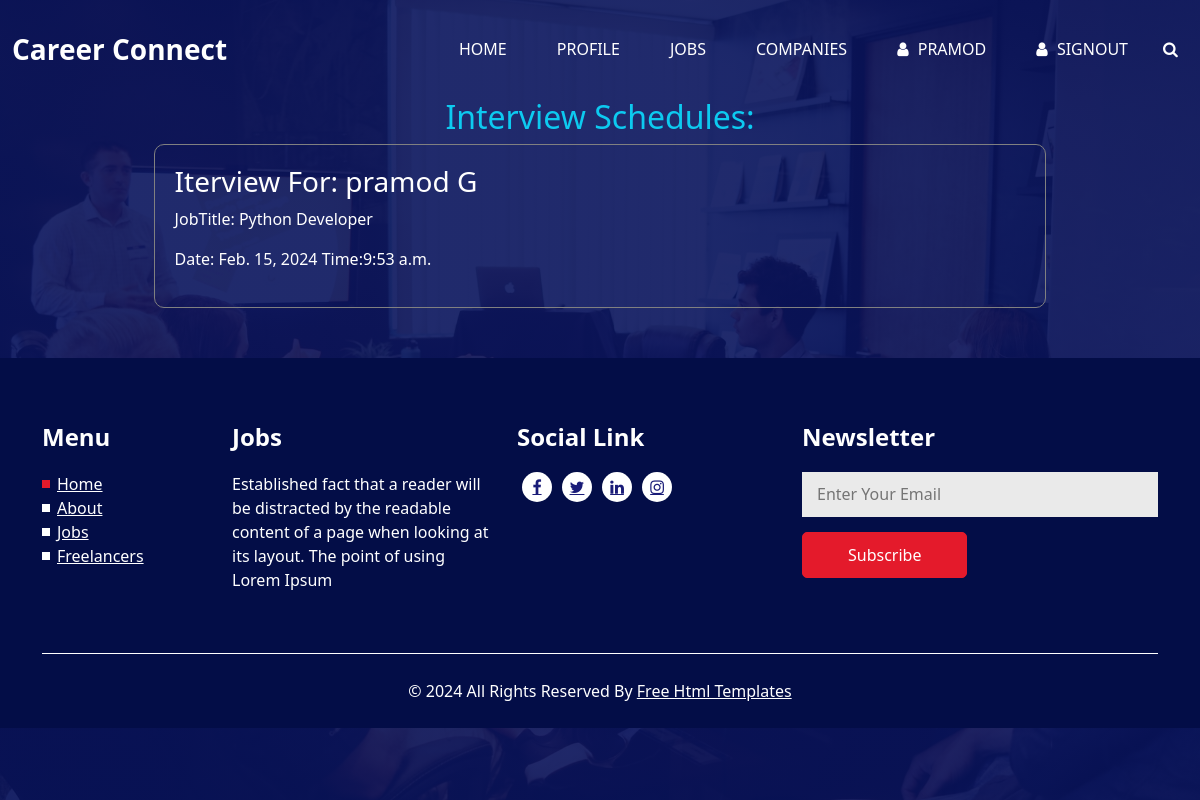
The app's page /career/interviewSchedulesUser (signed in) with its own data.
### careers/models.py (models this page shows, shortened)
class InterViewSchedule(models.Model):
    date = models.DateField(auto_now_add = False)
    time = models.TimeField(auto_now_add = False)
    applicant = models.ForeignKey(User,on_delete = models.CASCADE )
    job = models.ForeignKey(Joblist,on_delete = models.CASCADE)
    company =  models.ForeignKey(RecruiterData,on_delete = models.CASCADE)

class Joblist(models.Model):
    options = (("Software","Software"),("IT","IT"),("Technical","Technical"),("Accounts","Accounts"),("Mamagement","Management"),("HR","HR"),("Marketing","Marketing"),("Other","Other"))
    Job_title = models.CharField(max_length = 255)
    job_category = models.CharField(max_length = 255,choices = options,null = True,blank = True)
    job_description = models.CharField(max_length = 255)
    Salary_start = models.IntegerField()
    Salary_end = models.IntegerField()
    Location = models.CharField(max_length = 255)
    mode_of_work = models.CharField(max_length = 255 , choices = (("Full time","Full time"),("Part Time","Part Time"),("Trainee","Trainee")))
    approval_status = models.BooleanField(default = False)
    recruiter = models.ForeignKey(User, on_delete = models.CASCADE, null=True, blank = True)
    company_profile = models.ForeignKey(RecruiterData, on_delete = models.CASCADE, null=True, blank = True)

### careers/views.py (the view)
# urls.py: path("interviewSchedulesUser",views.interviewSchedulesUser,name="interviewSchedulesUser"),
def interviewSchedulesUser(request):
    interview = InterViewSchedule.objects.filter(applicant = request.user)
    context = {
        "interview":interview
    }
    return render(request,"interviewschedulesuser.html",context)

### templates/interviewschedulesuser.html (shortened to what this page needs)
{% extends "homeindex.html" %}
{% block content %}
<link href="https://cdn.jsdelivr.net/npm/bootstrap@5.3.2/dist/css/bootstrap.min.css" rel="stylesheet">
<h2 class="text-center text-info">Interview Schedules: </h2>
<div class="container">
    {% for i in interview %}
    <div class="content">
        <h3>Iterview For:  {{i.applicant.first_name}} {{i.applicant.last_name}} </h3>
        <p>JobTitle: {{i.job.Job_title}}</p>
        <p>Date: {{i.date}} Time:{{i.time}}</p>
    </div>
    {% endfor  %}
</div>
 {% endblock %}

### templates/homeindex.html (shortened to what this page needs)
<!DOCTYPE html>
{% load static %}
<html>
<head>
  <link href="https://cdn.jsdelivr.net/npm/bootstrap@5.3.2/dist/css/bootstrap.min.css" rel="stylesheet">
  <link rel="stylesheet" type="text/css" href="{%static 'css/bootstrap.css' %}" />
  <link href="{%static 'css/font-awesome.min.css' %}" rel="stylesheet" />
  <link rel="stylesheet" href="https://cdnjs.cloudflare.com/ajax/libs/jquery-nice-select/1.1.0/css/nice-select.min.css" />
  <link href="{%static 'css/style.css' %}" rel="stylesheet" />
  <link href="{%static 'css/responsive.css' %}" rel="stylesheet" />
</head>
<body>
  <div class="hero_area">
    <header class="header_section">
      <div class="container-fluid">
        <nav class="navbar navbar-expand-lg custom_nav-container ">
          <a class="navbar-brand" href="index.html">
            <span>
              Career Connect
            </span>
          </a>
          <div class="collapse navbar-collapse" id="navbarSupportedContent">
            <ul class="navbar-nav  ml-auto">
              <li class="nav-item active">
                <a class="nav-link" href="{%url 'Index' %}">Home</a>
              </li>
              <li class="nav-item">
                <a class="nav-link" href="{%url 'StudentsProfile' %}"> Profile</a>
              </li>
              <li class="nav-item">
                <a class="nav-link" href="{%url 'Index' %}#jobs">Jobs</a>
              </li>
              <li class="nav-item">
                <a class="nav-link" href="{%url 'Index' %}#companies">Companies</a>
              </li>
              <li class="nav-item">
                <a class="nav-link" href="">
                  <i class="fa fa-user" aria-hidden="true"></i>
                  <span>
                    {{request.user.first_name}}
                  </span>
                </a>
              </li>
              <li class="nav-item">
                <a class="nav-link" href="{%url 'SignOut' %}">
                  <i class="fa fa-user" aria-hidden="true"></i>
                  <span>
                    Signout
                  </span>
                </a>
              </li>
              <form class="form-inline">
                <button class="btn   nav_search-btn" type="submit">
                  <i class="fa fa-search" aria-hidden="true"></i>
                </button>
              </form>
            </ul>
          </div>
        </nav>
      </div>
    </header>
    {% block content %}{% endblock  %}
  <section class="info_section ">
    <div class="container">
      <div class="row">
        <div class="col-md-2 info_links">
          <h4>
            Menu
          </h4>
          <ul>
            <li class="active">
              <a href="index.html">
                Home
              </a>
            </li>
            <li>
              <a href="about.html">
                About
              </a>
            </li>
            <li>
              <a class="" href="job.html">
                Jobs
              </a>
            </li>
            <li>
              <a class="" href="freelancer.html">
                Freelancers
              </a>
            </li>
          </ul>
        </div>
        <div class="col-md-3">
          <h4>
            Jobs
          </h4>
          <p>
            Established fact that a reader will be distracted by the readable content of a page when looking at its
            layout. The point of using Lorem Ipsum
          </p>
        </div>
        <div class="col-md-3">
          <div class="info_social">
            <h4>
              Social Link
            </h4>
            <div class="social_container">
              <div>
                <a href="">
                  <i class="fa fa-facebook" aria-hidden="true"></i>
                </a>
              </div>
              <div>
                <a href="">
                  <i class="fa fa-twitter" aria-hidden="true"></i>
                </a>
              </div>
              <div>
                <a href="">
                  <i class="fa fa-linkedin" aria-hidden="true"></i>
                </a>
              </div>
              <div>
                <a href="">
                  <i class="fa fa-instagram" aria-hidden="true"></i>
                </a>
              </div>
            </div>
          </div>
        </div>
        <div class="col-md-4">
          <div class="info_form">
            <h4>
              Newsletter
            </h4>
            <form action="">
              <input type="text" placeholder="Enter Your Email" />
              <button type="submit">
                Subscribe
              </button>
            </form>
          </div>
        </div>
      </div>
    </div>
  </section>
  <footer class="footer_section">
    <div class="container">
      <p>
        &copy; <span id="displayYear"></span> All Rights Reserved By
        <a href="https://html.design/">Free Html Templates</a>
      </p>
    </div>
  </footer>
</body>
</html>

### static/css/style.css (style rules this page uses)
body { font-family: 'Poppins', sans-serif; color: #0c0c0c; background-color: #ffffff; overflow-x: hidden; }
a, a:hover, a:focus { text-decoration: none; }
.btn, .btn:focus { outline: none !important; -webkit-box-shadow: none; box-shadow: none; }
.hero_area { position: relative; height: 100vh; display: -webkit-box; display: -moz-box; display: -ms-flexbox; display: flex; -webkit-box-orient: vertical; -webkit-box-direction: normal; -moz-box-orient: vertical; -moz-box-direction: normal; -ms-flex-direction: column; flex-direction: column; background-image: -webkit-gradient(linear, left top, right top, from(rgba(8, 19, 92, 0.9)), to(rgba(8, 19, 92, 0.9))), url(../images/slider-bg.jpg); background-image: -webkit-linear-gradient(left, rgba(8, 19, 92, 0.9), rgba(8, 19, 92, 0.9)), url(../images/slider-bg.jpg); background-image: -moz-linear-gradient(left, rgba(8, 19, 92, 0.9), rgba(8, 19, 92, 0.9)), url(../images/slider-bg.jpg); background-image: -o-linear-gradient(left, rgba(8, 19, 92, 0.9), rgba(8, 19, 92, 0.9)), url(../images/slider-bg.jpg); background-image: linear-gradient(to right, rgba(8, 19, 92, 0.9), rgba(8, 19, 92, 0.9)), url(../images/slider-bg.jpg); background-size: cover; }
.header_section { padding: 15px 0; }
.navbar-brand { margin: 0; }
.navbar-brand span { font-size: 28px; font-weight: bold; color: #ffffff; }
.custom_nav-container { padding: 0; }
.custom_nav-container .navbar-nav { -webkit-box-align: center; -moz-box-align: center; -ms-flex-align: center; align-items: center; }
.custom_nav-container .navbar-nav .nav-item .nav-link { padding: 10px 25px; color: #ffffff; text-align: center; text-transform: uppercase; }
.custom_nav-container .navbar-nav .nav-item .nav-link span { margin-left: 5px; }
.custom_nav-container .nav_search-btn { width: 35px; height: 35px; padding: 0; border: none; color: #ffffff; margin: 0; }
.info_section { background-color: #030d47; color: #ffffff; padding: 65px 0 45px 0; }
.info_section h4 { font-weight: bold; margin-bottom: 20px; }
.info_section .info_links ul { padding-left: 15px; }
.info_section .info_links ul .active::before { background-color: #e41a2b; }
.info_section .info_links ul li { list-style-type: none; position: relative; }
.info_section .info_links ul li::before { content: ""; left: -15px; top: 50%; position: absolute; width: 8px; height: 8px; background-color: #ffffff; -webkit-transform: translateY(-50%); -moz-transform: translateY(-50%); -ms-transform: translateY(-50%); -o-transform: translateY(-50%); transform: translateY(-50%); }
.info_section .info_links ul li a { color: #ffffff; }
.info_section .info_form input { width: 100%; border: none; height: 45px; margin-bottom: 15px; padding-left: 15px; background-color: #eaeaea; outline: none; color: #101010; }
.info_section .info_form button { display: inline-block; padding: 10px 45px; background-color: #e41a2b; color: #ffffff; border-radius: 5px; -webkit-transition: all .3s; -o-transition: all .3s; -moz-transition: all .3s; transition: all .3s; border: 1px solid #e41a2b; outline: none; }
.info_section .info_social .social_container { display: -webkit-box; display: -moz-box; display: -ms-flexbox; display: flex; }
.info_section .info_social .social_container a { width: 30px; height: 30px; display: -webkit-box; display: -moz-box; display: -ms-flexbox; display: flex; -webkit-box-pack: center; -moz-box-pack: center; -ms-flex-pack: center; justify-content: center; -webkit-box-align: center; -moz-box-align: center; -ms-flex-align: center; align-items: center; background-color: #ffffff; border-radius: 100%; margin: 0 5px; color: #1a1c78; font-size: 16px; }
.footer_section { position: relative; background-color: #030d47; text-align: center; }
.footer_section p { border-top: 1px solid #ffffff; color: #ffffff; padding: 25px 0; margin: 0; }
.footer_section p a { color: inherit; }

### templates/interviewschedulesuser.html (style rules this page uses)
.content { width:80%; margin: auto; padding: 20px; border: 1px solid gray; color: white; margin-bottom: 50px; border-radius: 10px; }

### records on screen
InterViewSchedule: applicant.first_name "pramod", applicant.last_name "G", job.Job_title "Python Developer", date "Feb. 15, 2024", time "9:53 a.m."

### other values on screen
{{ request.user.first_name }} "PRAMOD"
